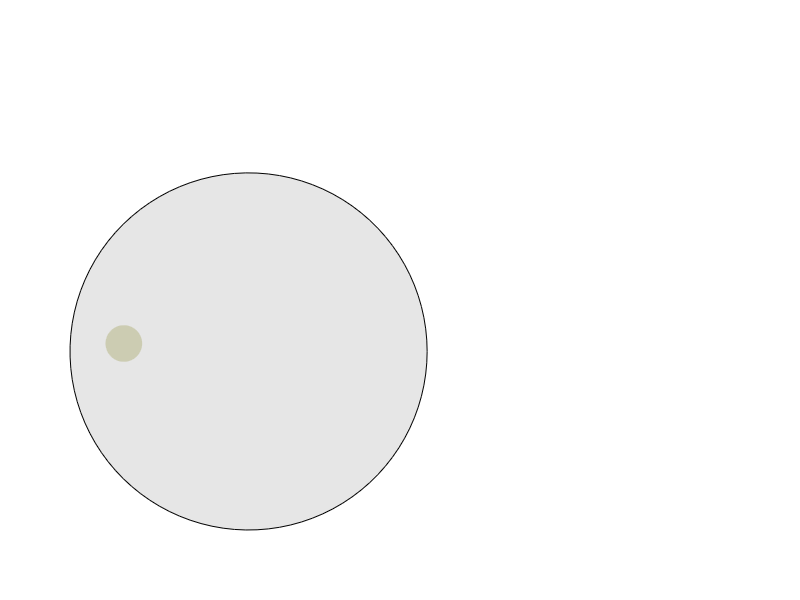

Recreate this plot in MATLAB.
function DialControl
hAx = axes('Units','Pixels',...
    'Visible','off',...
    'Position',[50 50 250 250],...
    'NextPlot','add');


t = linspace(0,2*pi);
XX = cos(t);
YY = sin(t);
hCircle = fill(XX,YY,[0.9 0.9 0.9]);
taux = linspace(pi,0);
xaux = 0.7*cos(taux);
yaux = 0.7*sin(taux);
% hAuxCircle = line(xaux,yaux);
X = 0.1*cos(t)+xaux(3);
Y = 0.1*sin(t)+yaux(3);
hMarker = fill(X,Y,[0.8 0.8 0.7]);
set(hMarker,'EdgeColor',[0.8 0.8 0.7]);
set(hMarker,'ButtonDownFcn',@btdw);

    function btdw(src,~)
        set(src,'FaceColor',get(src,'FaceColor')*0.9);
        set(gcbf,'WindowButtonMotionFcn',@motion);
    end
    function motion(src,~)
        set(src,'WindowButtonUpFcn','set(gcf,''WindowButtonMotionFcn'','''')');
        CP = get(gca,'CurrentPoint');
        CP = CP(1,1:2);
        R = linspace(-1,1);
        k = find(abs(R - CP(1))<0.01, 1);
        try
            set(hMarker,'XData',0.1*cos(t)+xaux(k),...
                'YData',0.1*sin(t)+yaux(k),...
                'ZData',ones(100)/0.1);
        catch
            % pass
        end
    end
    function btup(src,~)
    end
end